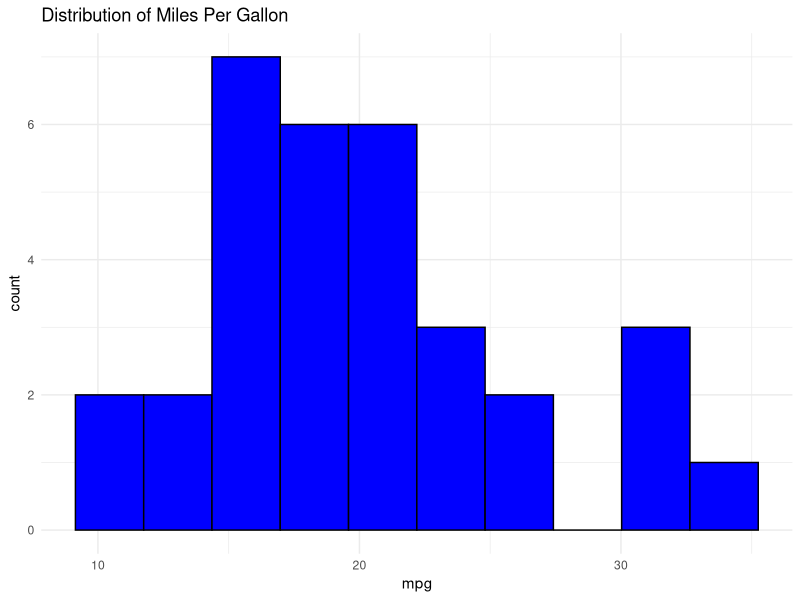
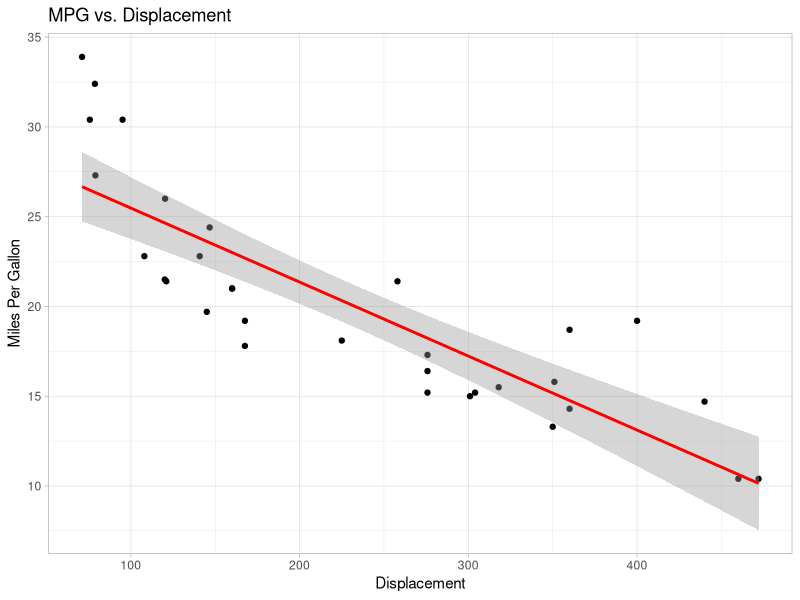
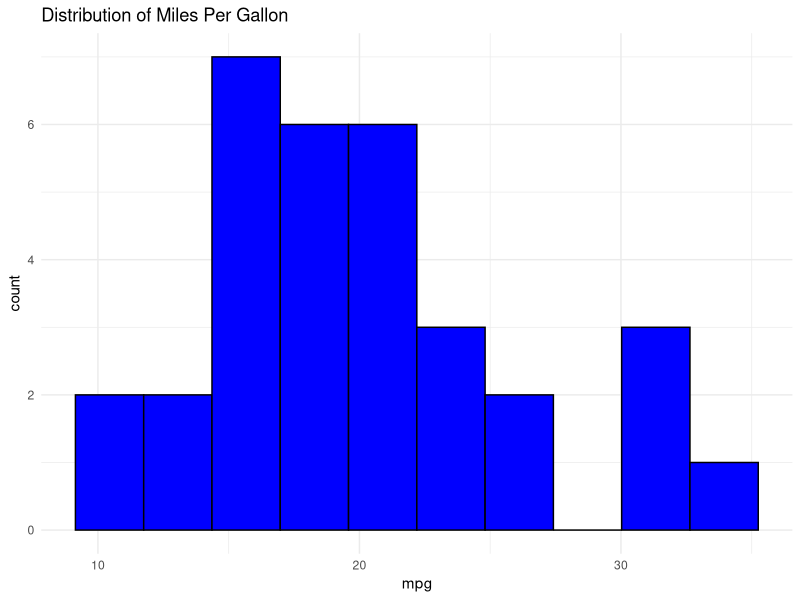
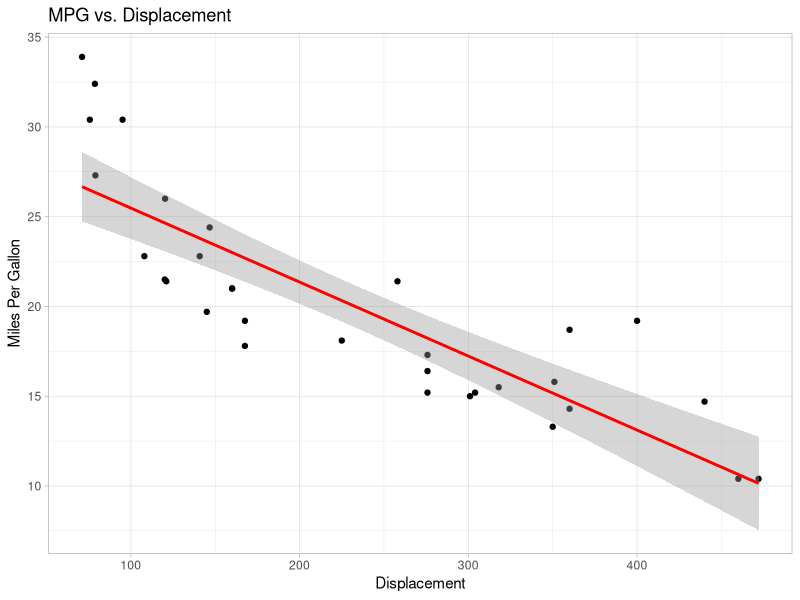

The R source for these figures, in order:
# Ensure ggplot2 is installed and loaded for data visualization
if (!require(ggplot2)) install.packages("ggplot2", dependencies=TRUE)
library(ggplot2)

# Load the mtcars dataset
data("mtcars")
print(head(mtcars))
print(summary(mtcars))

# Descriptive statistics
stats_summary <- summary(mtcars)
print(stats_summary)
mean_mpg <- mean(mtcars$mpg)
median_mpg <- median(mtcars$mpg)
cat("Mean of MPG:", mean_mpg, "\n")
cat("Median of MPG:", median_mpg, "\n")

# Histogram of mpg
mpg_histogram <- ggplot(mtcars, aes(x = mpg)) + 
  geom_histogram(bins = 10, fill = "blue", color = "black") + 
  ggtitle("Distribution of Miles Per Gallon") + 
  theme_minimal()
print(mpg_histogram)  # Explicitly call print to display the plot

# Scatter plot of mpg vs. displacement with regression line
mpg_disp_scatter <- ggplot(mtcars, aes(x = disp, y = mpg)) +
  geom_point() +
  geom_smooth(method = lm, col = "red") +
  labs(x = "Displacement", y = "Miles Per Gallon", title = "MPG vs. Displacement") +
  theme_light()
print(mpg_disp_scatter)  # Explicitly call print to display the plot

# Linear regression of mpg on displacement
fit <- lm(mpg ~ disp, data = mtcars)
print(summary(fit))

# Save the plots if needed
ggsave("mpg_histogram.png", plot = mpg_histogram, width = 10, height = 6)
ggsave("mpg_disp_scatter.png", plot = mpg_disp_scatter, width = 10, height = 6)
